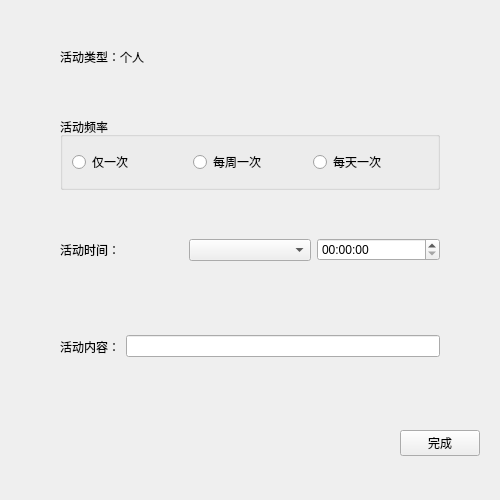
<?xml version="1.0" encoding="UTF-8"?>
<ui version="4.0">
 <class>actPlus</class>
 <widget class="QWidget" name="actPlus">
  <property name="geometry">
   <rect>
    <x>0</x>
    <y>0</y>
    <width>500</width>
    <height>500</height>
   </rect>
  </property>
  <property name="minimumSize">
   <size>
    <width>500</width>
    <height>500</height>
   </size>
  </property>
  <property name="maximumSize">
   <size>
    <width>500</width>
    <height>500</height>
   </size>
  </property>
  <property name="windowTitle">
   <string>添加个人活动</string>
  </property>
  <layout class="QVBoxLayout" name="verticalLayout">
   <item>
    <widget class="QWidget" name="widget_3" native="true">
     <layout class="QHBoxLayout" name="horizontalLayout_4">
      <item>
       <spacer name="horizontalSpacer_4">
        <property name="orientation">
         <enum>Qt::Horizontal</enum>
        </property>
        <property name="sizeType">
         <enum>QSizePolicy::Fixed</enum>
        </property>
        <property name="sizeHint" stdset="0">
         <size>
          <width>40</width>
          <height>20</height>
         </size>
        </property>
       </spacer>
      </item>
      <item>
       <widget class="QLabel" name="label">
        <property name="text">
         <string>活动类型：个人</string>
        </property>
       </widget>
      </item>
      <item>
       <spacer name="horizontalSpacer_5">
        <property name="orientation">
         <enum>Qt::Horizontal</enum>
        </property>
        <property name="sizeHint" stdset="0">
         <size>
          <width>40</width>
          <height>20</height>
         </size>
        </property>
       </spacer>
      </item>
     </layout>
    </widget>
   </item>
   <item>
    <widget class="QWidget" name="widget_5" native="true">
     <layout class="QHBoxLayout" name="horizontalLayout_6">
      <item>
       <spacer name="horizontalSpacer_3">
        <property name="orientation">
         <enum>Qt::Horizontal</enum>
        </property>
        <property name="sizeType">
         <enum>QSizePolicy::Fixed</enum>
        </property>
        <property name="sizeHint" stdset="0">
         <size>
          <width>40</width>
          <height>20</height>
         </size>
        </property>
       </spacer>
      </item>
      <item>
       <widget class="QGroupBox" name="groupBox">
        <property name="title">
         <string>活动频率</string>
        </property>
        <layout class="QHBoxLayout" name="horizontalLayout">
         <item>
          <widget class="QRadioButton" name="onlyonce">
           <property name="text">
            <string>仅一次</string>
           </property>
          </widget>
         </item>
         <item>
          <widget class="QRadioButton" name="perweek">
           <property name="text">
            <string>每周一次</string>
           </property>
          </widget>
         </item>
         <item>
          <widget class="QRadioButton" name="perday">
           <property name="text">
            <string>每天一次</string>
           </property>
          </widget>
         </item>
        </layout>
       </widget>
      </item>
      <item>
       <spacer name="horizontalSpacer_6">
        <property name="orientation">
         <enum>Qt::Horizontal</enum>
        </property>
        <property name="sizeType">
         <enum>QSizePolicy::Fixed</enum>
        </property>
        <property name="sizeHint" stdset="0">
         <size>
          <width>40</width>
          <height>20</height>
         </size>
        </property>
       </spacer>
      </item>
     </layout>
    </widget>
   </item>
   <item>
    <widget class="QWidget" name="widget_2" native="true">
     <layout class="QHBoxLayout" name="horizontalLayout_3">
      <item>
       <spacer name="horizontalSpacer_2">
        <property name="orientation">
         <enum>Qt::Horizontal</enum>
        </property>
        <property name="sizeType">
         <enum>QSizePolicy::Fixed</enum>
        </property>
        <property name="sizeHint" stdset="0">
         <size>
          <width>40</width>
          <height>20</height>
         </size>
        </property>
       </spacer>
      </item>
      <item>
       <widget class="QLabel" name="label_2">
        <property name="text">
         <string>活动时间：</string>
        </property>
       </widget>
      </item>
      <item>
       <widget class="QComboBox" name="week"/>
      </item>
      <item>
       <widget class="QTimeEdit" name="timeEdit"/>
      </item>
      <item>
       <spacer name="horizontalSpacer_7">
        <property name="orientation">
         <enum>Qt::Horizontal</enum>
        </property>
        <property name="sizeType">
         <enum>QSizePolicy::Fixed</enum>
        </property>
        <property name="sizeHint" stdset="0">
         <size>
          <width>40</width>
          <height>20</height>
         </size>
        </property>
       </spacer>
      </item>
     </layout>
    </widget>
   </item>
   <item>
    <widget class="QWidget" name="widget" native="true">
     <layout class="QHBoxLayout" name="horizontalLayout_2">
      <item>
       <spacer name="horizontalSpacer">
        <property name="orientation">
         <enum>Qt::Horizontal</enum>
        </property>
        <property name="sizeType">
         <enum>QSizePolicy::Fixed</enum>
        </property>
        <property name="sizeHint" stdset="0">
         <size>
          <width>40</width>
          <height>20</height>
         </size>
        </property>
       </spacer>
      </item>
      <item>
       <widget class="QLabel" name="label_3">
        <property name="text">
         <string>活动内容：</string>
        </property>
       </widget>
      </item>
      <item>
       <widget class="QLineEdit" name="lineEdit"/>
      </item>
      <item>
       <spacer name="horizontalSpacer_8">
        <property name="orientation">
         <enum>Qt::Horizontal</enum>
        </property>
        <property name="sizeType">
         <enum>QSizePolicy::Fixed</enum>
        </property>
        <property name="sizeHint" stdset="0">
         <size>
          <width>40</width>
          <height>20</height>
         </size>
        </property>
       </spacer>
      </item>
     </layout>
    </widget>
   </item>
   <item>
    <widget class="QWidget" name="widget_4" native="true">
     <layout class="QHBoxLayout" name="horizontalLayout_5">
      <item>
       <spacer name="horizontalSpacer_9">
        <property name="orientation">
         <enum>Qt::Horizontal</enum>
        </property>
        <property name="sizeHint" stdset="0">
         <size>
          <width>40</width>
          <height>20</height>
         </size>
        </property>
       </spacer>
      </item>
      <item>
       <widget class="QPushButton" name="finished">
        <property name="text">
         <string>完成</string>
        </property>
       </widget>
      </item>
     </layout>
    </widget>
   </item>
  </layout>
 </widget>
 <resources/>
 <connections/>
</ui>
